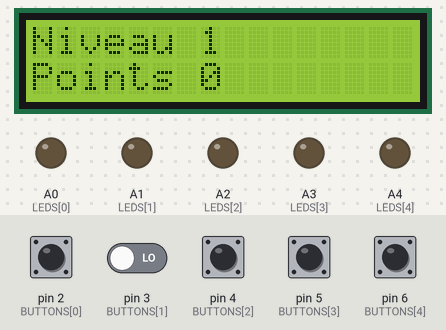
The sketch below on a simulated Arduino Uno, built with avr-gcc and run on an emulated ATmega328P. Parts: 16×2 character LCD, output pins drawn as LEDs (lit = HIGH). The test bench sets the inputs (shaded band); at power-on: pin 2 (BUTTONS[0]), pin 3 (BUTTONS[1]), pin 4 (BUTTONS[2]), pin 5 (BUTTONS[3]), pin 6 (BUTTONS[4]) LOW. Random numbers use the default seed unless the sketch sets one.

Above: at 3.4 s.
3.5 s: pin 2 (BUTTONS[0]) pulled HIGH for 0.15 s
At 4.1 s:
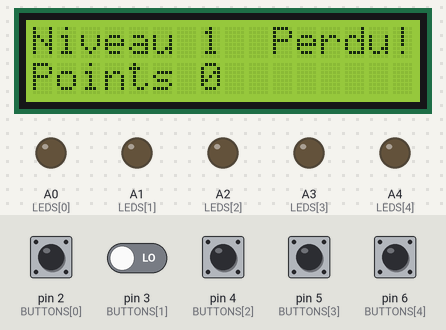
6.6 s: pin 2 (BUTTONS[0]) driven HIGH and pin 3 (BUTTONS[1]) driven HIGH
At 8.9 s:
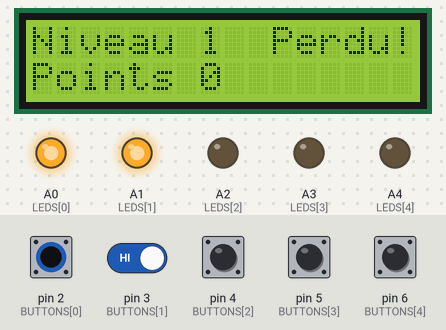
9.6 s: pin 2 (BUTTONS[0]) driven LOW
12.6 s: pin 2 (BUTTONS[0]) driven HIGH
15.4 s: pin 4 (BUTTONS[2]) pulled HIGH for 1 s
At 17.6 s:
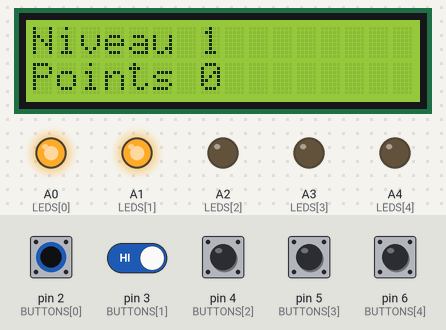
17.9 s: pin 5 (BUTTONS[3]) pulled HIGH for 0.15 s
At 17.97 s:
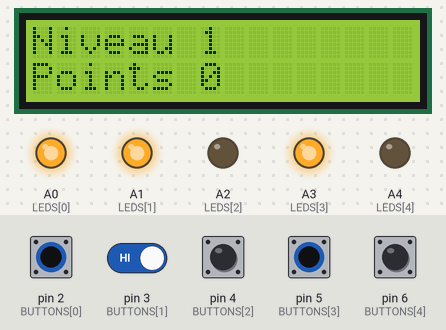
Timing chart, 0 to 20.5 s (numbered marks = the images above; inputs shaded):
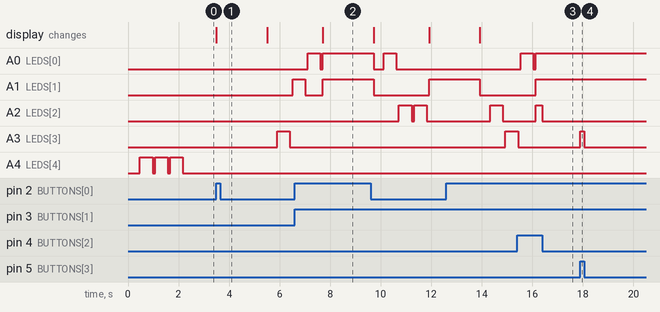

The sketch:

jeuDeMemoire.ino
```cpp
#include <LiquidCrystal.h>

LiquidCrystal screen(7, 8, 9, 10, 11, 12);

const byte BUTTONS[5] = {2, 3, 4, 5, 6};
const byte LEDS[5] = {A0, A1, A2, A3, A4};
const byte BUZZER = 13;

int points = 0;
int level = 1;

const byte MAX_SEQUENCE = 24;
byte sequence[MAX_SEQUENCE] = {};
byte sequence_index = 0;

int button_pressed_id = -1;
int prev_button_pressed_id = -1;


void create_sequence() {
  for (int i = 0; i < MAX_SEQUENCE; i++) {
    if (i < level+2) {
      byte num = random(2, 7);    //random number between 2 and 6 (7 excluded)
      sequence[i] = num;
    } else {
      sequence[i] = 0;
    }
  }
}

void play_demo() {
  button_pressed_id = -1;
  prev_button_pressed_id = -1;
  for (int i = 0; i < level+2; i++) {
    if (i >= MAX_SEQUENCE) { break; }

    digitalWrite(sequence[i]+12, HIGH);
    delay(500);

    digitalWrite(sequence[i]+12, LOW);
    delay(100);
  }
}

bool check_input(int button) {
  if (BUTTONS[button] == sequence[sequence_index]) {
    return true;
  }
  return false;
}

void input(int button) {
  if (check_input(button) == true) {
      sequence_index++;
    } else {
      screen.setCursor(10, 0);
      screen.write("Perdu!");
      digitalWrite(BUZZER, HIGH);
      delay(500);
      digitalWrite(BUZZER, LOW);
      delay(1500);
      reset(1);
    }

}

void blit_screen() {
  screen.clear();
  screen.setCursor(0, 0);
  screen.write("Niveau");
  screen.setCursor(7, 0);
  screen.print(level);
  screen.setCursor(0, 1);
  screen.write("Points");
  screen.setCursor(7, 1);
  screen.print(points);
}

void setup() {
  randomSeed(analogRead(A5));

  for (int i = 0; i < 5; i++) {
    pinMode(BUTTONS[i], INPUT);
    pinMode(LEDS[i], OUTPUT);
  }

  screen.begin(16, 2);
  screen.clear();

  reset(1);
}

void loop() {
  button_pressed_id = -1;
  for (int i = 0; i < 5; i++) {
    if (digitalRead(BUTTONS[i]) == HIGH) {
      button_pressed_id = i;
    }
  }
  if (sequence_index >= level+2) {                      //If sequence is correct
    screen.setCursor(10, 0);
    screen.write("Bravo!");
    delay(2000);
    reset(level+1);
  } else if (button_pressed_id >= 0 && prev_button_pressed_id == -1) {    //Button input
    input(button_pressed_id);
  }

  prev_button_pressed_id = button_pressed_id;

  //Lights
  for (int i = 0; i < 5; i++) {
      if (digitalRead(BUTTONS[i]) == HIGH) {
        digitalWrite(LEDS[i], HIGH);
      } else {
        digitalWrite(LEDS[i], LOW);
      }
    }
  delay(1);
}

void reset(int level_id) {
  blit_screen();
  level = level_id;
  if (level <= 1) {
    level = 1;
    points = 0;
  } else {
    points++;
  }
  button_pressed_id = -1;
  prev_button_pressed_id = -1;
  sequence_index = 0;
  for (int i = 0; i < 5; i++) {
    digitalWrite(LEDS[i], LOW);
  }
  delay(400);
  blit_screen();
  create_sequence();
  play_demo();
}
```

Measured:
- after the input at 3.5 s, A1 (LEDS[1]): LOW → HIGH after 3.0 s; A3 (LEDS[3]): LOW → HIGH after 2.4 s, → LOW 0.50 s later; the display: changes at once (image 1)
- after the input at 6.6 s, the display: changes after 1.1 s (image 2)
- after the input at 15.4 s, A2 (LEDS[2]): LOW → HIGH after 0.73 s, → LOW 0.27 s later
- after the input at 17.9 s, A3 (LEDS[3]): LOW → HIGH at once, → LOW 0.15 s later
- by itself, A2 (LEDS[2]): alternates HIGH for 0.50 s and LOW for 0.10 s
